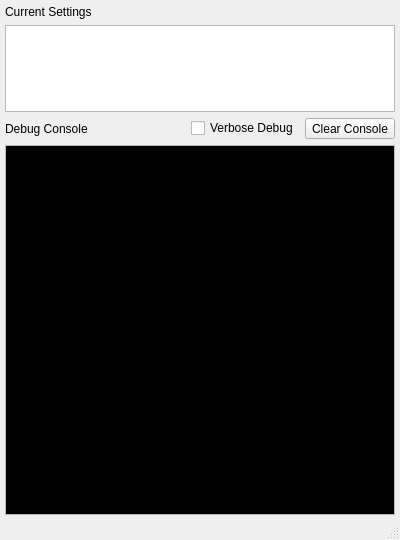
<?xml version="1.0" encoding="UTF-8"?>
<ui version="4.0">
 <class>DebugWindow</class>
 <widget class="QMainWindow" name="DebugWindow">
  <property name="geometry">
   <rect>
    <x>0</x>
    <y>0</y>
    <width>400</width>
    <height>540</height>
   </rect>
  </property>
  <property name="sizePolicy">
   <sizepolicy hsizetype="Preferred" vsizetype="Preferred">
    <horstretch>0</horstretch>
    <verstretch>0</verstretch>
   </sizepolicy>
  </property>
  <property name="minimumSize">
   <size>
    <width>200</width>
    <height>320</height>
   </size>
  </property>
  <property name="maximumSize">
   <size>
    <width>768</width>
    <height>1024</height>
   </size>
  </property>
  <property name="windowTitle">
   <string>Debug Console</string>
  </property>
  <property name="windowIcon">
   <iconset resource="Resources.qrc">
    <normaloff>:/Img/app_icon.png</normaloff>:/Img/app_icon.png</iconset>
  </property>
  <property name="windowOpacity">
   <double>1.000000000000000</double>
  </property>
  <widget class="QWidget" name="centralWidget">
   <layout class="QGridLayout" name="gridLayout" rowstretch="0,0,0,0">
    <property name="leftMargin">
     <number>5</number>
    </property>
    <property name="topMargin">
     <number>5</number>
    </property>
    <property name="rightMargin">
     <number>5</number>
    </property>
    <property name="bottomMargin">
     <number>5</number>
    </property>
    <item row="3" column="0" colspan="4">
     <widget class="QTextBrowser" name="tb">
      <property name="sizePolicy">
       <sizepolicy hsizetype="Expanding" vsizetype="MinimumExpanding">
        <horstretch>0</horstretch>
        <verstretch>1</verstretch>
       </sizepolicy>
      </property>
      <property name="minimumSize">
       <size>
        <width>0</width>
        <height>370</height>
       </size>
      </property>
      <property name="palette">
       <palette>
        <active>
         <colorrole role="Text">
          <brush brushstyle="SolidPattern">
           <color alpha="255">
            <red>0</red>
            <green>153</green>
            <blue>0</blue>
           </color>
          </brush>
         </colorrole>
         <colorrole role="Base">
          <brush brushstyle="SolidPattern">
           <color alpha="255">
            <red>0</red>
            <green>0</green>
            <blue>0</blue>
           </color>
          </brush>
         </colorrole>
        </active>
        <inactive>
         <colorrole role="Text">
          <brush brushstyle="SolidPattern">
           <color alpha="255">
            <red>0</red>
            <green>153</green>
            <blue>0</blue>
           </color>
          </brush>
         </colorrole>
         <colorrole role="Base">
          <brush brushstyle="SolidPattern">
           <color alpha="255">
            <red>0</red>
            <green>0</green>
            <blue>0</blue>
           </color>
          </brush>
         </colorrole>
        </inactive>
        <disabled>
         <colorrole role="Text">
          <brush brushstyle="SolidPattern">
           <color alpha="255">
            <red>127</red>
            <green>127</green>
            <blue>127</blue>
           </color>
          </brush>
         </colorrole>
         <colorrole role="Base">
          <brush brushstyle="SolidPattern">
           <color alpha="255">
            <red>236</red>
            <green>236</green>
            <blue>236</blue>
           </color>
          </brush>
         </colorrole>
        </disabled>
       </palette>
      </property>
      <property name="frameShape">
       <enum>QFrame::StyledPanel</enum>
      </property>
      <property name="frameShadow">
       <enum>QFrame::Sunken</enum>
      </property>
      <property name="acceptRichText">
       <bool>false</bool>
      </property>
     </widget>
    </item>
    <item row="2" column="3">
     <widget class="QToolButton" name="clearBut">
      <property name="text">
       <string>Clear Console</string>
      </property>
     </widget>
    </item>
    <item row="2" column="1">
     <spacer name="horizontalSpacer">
      <property name="orientation">
       <enum>Qt::Horizontal</enum>
      </property>
      <property name="sizeHint" stdset="0">
       <size>
        <width>40</width>
        <height>20</height>
       </size>
      </property>
     </spacer>
    </item>
    <item row="2" column="2">
     <widget class="QCheckBox" name="verboseChk">
      <property name="text">
       <string>Verbose Debug</string>
      </property>
     </widget>
    </item>
    <item row="0" column="0" colspan="4">
     <widget class="QLabel" name="label_2">
      <property name="text">
       <string>Current Settings</string>
      </property>
     </widget>
    </item>
    <item row="2" column="0">
     <widget class="QLabel" name="label">
      <property name="text">
       <string>Debug Console</string>
      </property>
     </widget>
    </item>
    <item row="1" column="0" colspan="4">
     <widget class="QTextBrowser" name="settingsTB">
      <property name="sizePolicy">
       <sizepolicy hsizetype="Expanding" vsizetype="Preferred">
        <horstretch>0</horstretch>
        <verstretch>0</verstretch>
       </sizepolicy>
      </property>
      <property name="font">
       <font>
        <pointsize>8</pointsize>
       </font>
      </property>
     </widget>
    </item>
   </layout>
  </widget>
  <widget class="QStatusBar" name="statusBar">
   <property name="minimumSize">
    <size>
     <width>400</width>
     <height>20</height>
    </size>
   </property>
   <property name="font">
    <font>
     <pointsize>8</pointsize>
     <weight>75</weight>
     <italic>false</italic>
     <bold>true</bold>
    </font>
   </property>
  </widget>
 </widget>
 <layoutdefault spacing="6" margin="11"/>
 <resources>
  <include location="Resources.qrc"/>
 </resources>
 <connections/>
</ui>
